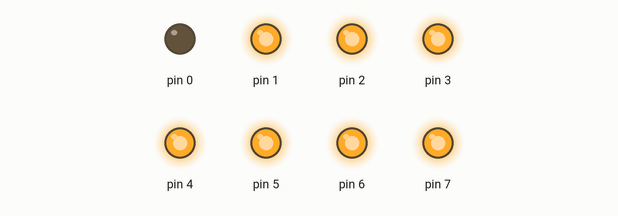
Simulated run of this sketch. Board: Arduino Uno, built with avr-gcc and run on an emulated ATmega328P. On the bench: output pins drawn as LEDs (lit = HIGH).

Above: at 0.15 s.
At 2.85 s:
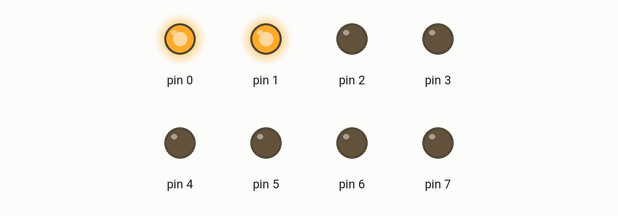
At 5.55 s:
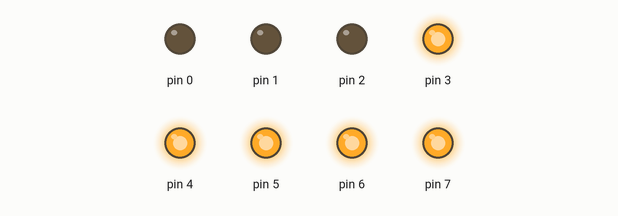
At 10.95 s:
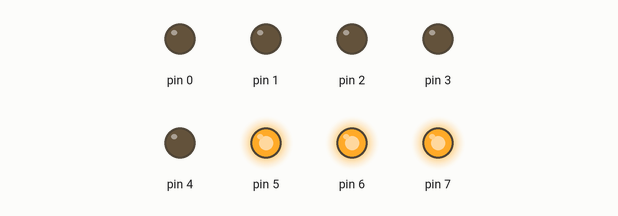
At 16.35 s:
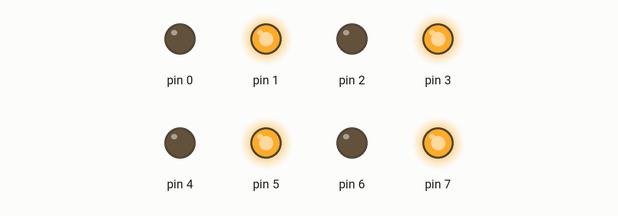
At 21.75 s:
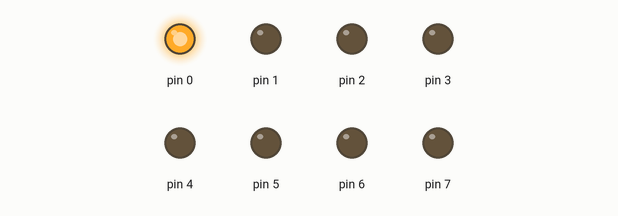
Timing chart, 0 to 22.1 s (numbered marks = the images above):
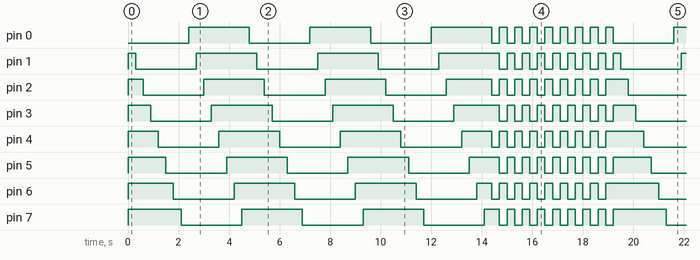

Measured:
- by itself, pin 0: LOW → HIGH at 2.4 s, → LOW 2.4 s later, → HIGH 2.4 s later, → LOW 2.4 s later, … (44 changes in this stretch)
- by itself, pin 2–5: moves between LOW and HIGH, repeating every 19.2 s
- by itself, pin 6: LOW → HIGH at 0.00 s, → LOW 1.8 s later, → HIGH 2.4 s later, → LOW 2.4 s later, … (45 changes in this stretch)
- by itself, pin 7: LOW → HIGH at 0.00 s, → LOW 2.1 s later, → HIGH 2.4 s later, → LOW 2.4 s later, … (45 changes in this stretch)
- by itself, pin 1: goes HIGH 0.30 s, 3 × (LOW 2.4 s, HIGH 2.4 s), 8 × (LOW 0.30 s, HIGH 0.30 s), 3 × (LOW 2.4 s, HIGH 2.4 s), 8 × (LOW 0.30 s, HIGH 0.30 s), then LOW

The sketch:

Codigo.ino
```cpp
// ----------------------------------------------------------------------------
// INIT ALL LED PINS AS OUTPUTS
// ----------------------------------------------------------------------------
void setup() {
    pinMode(0, OUTPUT);
    pinMode(1, OUTPUT);
    pinMode(2, OUTPUT);
    pinMode(3, OUTPUT);
    pinMode(4, OUTPUT);
    pinMode(5, OUTPUT);
    pinMode(6, OUTPUT);
    pinMode(7, OUTPUT);
}

// ----------------------------------------------------------------------------
// MAIN LOOP
// ----------------------------------------------------------------------------
void loop() {

    pattern1(3);
    pattern2(3);
    pattern3(8);

}


// ----------------------------------------------------------------------------
// PATTERN 1
// ----------------------------------------------------------------------------
void pattern1(int times) {

    // TURN ON ALL LEDS
    for (int i = 0; i < 8; ++i) {
        digitalWrite(i, HIGH);
    }

    // REPEAT "TIMES" TIMES
    for (int i = 0; i < times; ++i) {

        // TURN OFF LED
        for (int i = 0; i < 8; ++i) {
            digitalWrite(i, LOW);
            delay(300);
        }

        // TURN ON ALL LEDS
        for (int i = 0; i < 8; ++i) {
            digitalWrite(i, HIGH);
            delay(300);
        }
    }

}


// ----------------------------------------------------------------------------
// PATTERN 2
// ----------------------------------------------------------------------------
void pattern2(int times) {

    // TURN ON ALL LEDS
    for (int i = 0; i < 8; ++i) {
        digitalWrite(i, HIGH);
    }

    // REPEAT "TIMES" TIMES
    for (int i = 0; i < times; ++i) {

        // TURN OFF LED
        for (int i = 7; i < 0; --i) {
            digitalWrite(i, LOW);
            delay(300);
        }

        // TURN ON ALL LEDS
        for (int i = 7; i < 0; --i) {
            digitalWrite(i, HIGH);
            delay(300);
        }
    }
}


// ----------------------------------------------------------------------------
// PATTERN 3
// ----------------------------------------------------------------------------
void pattern3(int times) {

    // TURN ON ALL LEDS
    for (int i = 0; i < 8; ++i) {
        digitalWrite(i, HIGH);
    }

    // REPEAT "TIMES" TIMES
    for (int i = 0; i < times; ++i) {

        // ON
        for (int i = 0; i < 8; ++i) {
            digitalWrite(i, i % 2 == 0 ? LOW : HIGH);
        }
        delay(300);

        for (int i = 0; i < 8; ++i) {
            digitalWrite(i, i % 2 == 0 ? HIGH : LOW);
        }
        delay(300);

    }

}
```
